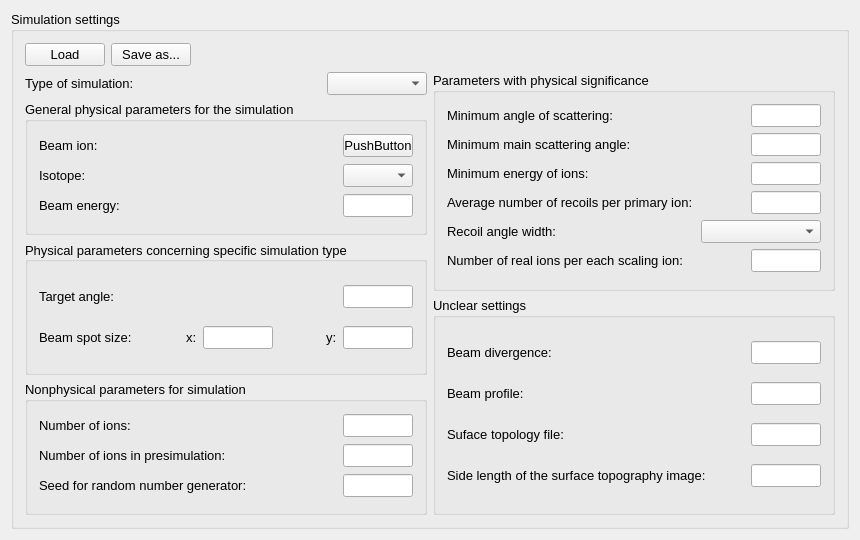
<?xml version="1.0" encoding="UTF-8"?>
<ui version="4.0">
 <class>ProjectSimulationSettings</class>
 <widget class="QWidget" name="ProjectSimulationSettings">
  <property name="enabled">
   <bool>true</bool>
  </property>
  <property name="geometry">
   <rect>
    <x>0</x>
    <y>0</y>
    <width>860</width>
    <height>540</height>
   </rect>
  </property>
  <property name="minimumSize">
   <size>
    <width>860</width>
    <height>540</height>
   </size>
  </property>
  <property name="maximumSize">
   <size>
    <width>860</width>
    <height>540</height>
   </size>
  </property>
  <property name="windowTitle">
   <string>ProjectSimulationSettings</string>
  </property>
  <layout class="QVBoxLayout" name="verticalLayout_2">
   <item>
    <layout class="QVBoxLayout" name="verticalLayout_6">
     <item>
      <widget class="QGroupBox" name="simulationSettings">
       <property name="enabled">
        <bool>true</bool>
       </property>
       <property name="font">
        <font>
         <pointsize>10</pointsize>
        </font>
       </property>
       <property name="title">
        <string>Simulation settings</string>
       </property>
       <layout class="QHBoxLayout" name="horizontalLayout_14">
        <item>
         <layout class="QVBoxLayout" name="verticalLayout_10">
          <item>
           <layout class="QHBoxLayout" name="horizontalLayout">
            <item>
             <widget class="QPushButton" name="loadButton">
              <property name="text">
               <string>Load</string>
              </property>
             </widget>
            </item>
            <item>
             <widget class="QPushButton" name="saveButton">
              <property name="text">
               <string>Save as...</string>
              </property>
             </widget>
            </item>
            <item>
             <spacer name="horizontalSpacer_4">
              <property name="orientation">
               <enum>Qt::Horizontal</enum>
              </property>
              <property name="sizeHint" stdset="0">
               <size>
                <width>40</width>
                <height>20</height>
               </size>
              </property>
             </spacer>
            </item>
           </layout>
          </item>
          <item>
           <layout class="QHBoxLayout" name="horizontalLayout_5">
            <item>
             <layout class="QVBoxLayout" name="settingsLeft">
              <property name="sizeConstraint">
               <enum>QLayout::SetDefaultConstraint</enum>
              </property>
              <item>
               <layout class="QHBoxLayout" name="typeOfSimulationLayout">
                <item>
                 <widget class="QLabel" name="typeOfSimulationLabel">
                  <property name="text">
                   <string>Type of simulation:</string>
                  </property>
                 </widget>
                </item>
                <item>
                 <widget class="QComboBox" name="typeOfSimulationComboBox">
                  <property name="minimumSize">
                   <size>
                    <width>100</width>
                    <height>0</height>
                   </size>
                  </property>
                  <property name="maximumSize">
                   <size>
                    <width>100</width>
                    <height>16777215</height>
                   </size>
                  </property>
                  <property name="layoutDirection">
                   <enum>Qt::LeftToRight</enum>
                  </property>
                 </widget>
                </item>
               </layout>
              </item>
              <item>
               <widget class="QGroupBox" name="generalPhysicalParams">
                <property name="title">
                 <string>General physical parameters for the simulation</string>
                </property>
                <layout class="QVBoxLayout" name="verticalLayout_3">
                 <item>
                  <layout class="QHBoxLayout" name="beamIonLayout">
                   <item>
                    <widget class="QLabel" name="beamIonLabel">
                     <property name="text">
                      <string>Beam ion:</string>
                     </property>
                    </widget>
                   </item>
                   <item>
                    <widget class="QPushButton" name="beamIonButton">
                     <property name="minimumSize">
                      <size>
                       <width>70</width>
                       <height>0</height>
                      </size>
                     </property>
                     <property name="maximumSize">
                      <size>
                       <width>70</width>
                       <height>16777215</height>
                      </size>
                     </property>
                     <property name="text">
                      <string>PushButton</string>
                     </property>
                    </widget>
                   </item>
                  </layout>
                 </item>
                 <item>
                  <layout class="QHBoxLayout" name="isotopeLayout">
                   <item>
                    <widget class="QLabel" name="isotopeLabel">
                     <property name="text">
                      <string>Isotope:</string>
                     </property>
                    </widget>
                   </item>
                   <item>
                    <widget class="QComboBox" name="isotopeComboBox">
                     <property name="minimumSize">
                      <size>
                       <width>70</width>
                       <height>0</height>
                      </size>
                     </property>
                     <property name="maximumSize">
                      <size>
                       <width>70</width>
                       <height>16777215</height>
                      </size>
                     </property>
                    </widget>
                   </item>
                  </layout>
                 </item>
                 <item>
                  <layout class="QHBoxLayout" name="beamEnergyLayout">
                   <item>
                    <widget class="QLabel" name="beamEnergyLabel">
                     <property name="text">
                      <string>Beam energy: </string>
                     </property>
                    </widget>
                   </item>
                   <item>
                    <widget class="QLineEdit" name="beamEnergyEdit">
                     <property name="minimumSize">
                      <size>
                       <width>70</width>
                       <height>0</height>
                      </size>
                     </property>
                     <property name="maximumSize">
                      <size>
                       <width>70</width>
                       <height>16777215</height>
                      </size>
                     </property>
                    </widget>
                   </item>
                  </layout>
                 </item>
                </layout>
               </widget>
              </item>
              <item>
               <widget class="QGroupBox" name="simulationTypeSpecificParams">
                <property name="title">
                 <string>Physical parameters concerning specific simulation type</string>
                </property>
                <property name="alignment">
                 <set>Qt::AlignLeading|Qt::AlignLeft|Qt::AlignVCenter</set>
                </property>
                <property name="flat">
                 <bool>false</bool>
                </property>
                <layout class="QVBoxLayout" name="verticalLayout_4">
                 <item>
                  <layout class="QHBoxLayout" name="targetAngleLayout">
                   <item>
                    <widget class="QLabel" name="targetAngleLabel">
                     <property name="text">
                      <string>Target angle:</string>
                     </property>
                    </widget>
                   </item>
                   <item>
                    <widget class="QLineEdit" name="targetAngleEdit">
                     <property name="minimumSize">
                      <size>
                       <width>70</width>
                       <height>0</height>
                      </size>
                     </property>
                     <property name="maximumSize">
                      <size>
                       <width>70</width>
                       <height>16777215</height>
                      </size>
                     </property>
                    </widget>
                   </item>
                  </layout>
                 </item>
                 <item>
                  <layout class="QHBoxLayout" name="beamSpotSizeLayout">
                   <item>
                    <widget class="QLabel" name="beamSpotSizeLabel">
                     <property name="text">
                      <string>Beam spot size:</string>
                     </property>
                    </widget>
                   </item>
                   <item>
                    <spacer name="horizontalSpacer">
                     <property name="orientation">
                      <enum>Qt::Horizontal</enum>
                     </property>
                     <property name="sizeHint" stdset="0">
                      <size>
                       <width>40</width>
                       <height>20</height>
                      </size>
                     </property>
                    </spacer>
                   </item>
                   <item>
                    <widget class="QLabel" name="beamSpotSizeXLabel">
                     <property name="text">
                      <string>x:</string>
                     </property>
                    </widget>
                   </item>
                   <item>
                    <widget class="QLineEdit" name="beamSpotSizeXEdit">
                     <property name="minimumSize">
                      <size>
                       <width>70</width>
                       <height>0</height>
                      </size>
                     </property>
                     <property name="maximumSize">
                      <size>
                       <width>70</width>
                       <height>16777215</height>
                      </size>
                     </property>
                    </widget>
                   </item>
                   <item>
                    <spacer name="horizontalSpacer_2">
                     <property name="orientation">
                      <enum>Qt::Horizontal</enum>
                     </property>
                     <property name="sizeHint" stdset="0">
                      <size>
                       <width>40</width>
                       <height>20</height>
                      </size>
                     </property>
                    </spacer>
                   </item>
                   <item>
                    <widget class="QLabel" name="beamSpotSizeYLabel">
                     <property name="text">
                      <string>y:</string>
                     </property>
                    </widget>
                   </item>
                   <item>
                    <widget class="QLineEdit" name="beamSpotSizeYEdit">
                     <property name="minimumSize">
                      <size>
                       <width>70</width>
                       <height>0</height>
                      </size>
                     </property>
                     <property name="maximumSize">
                      <size>
                       <width>70</width>
                       <height>16777215</height>
                      </size>
                     </property>
                    </widget>
                   </item>
                  </layout>
                 </item>
                </layout>
               </widget>
              </item>
              <item>
               <widget class="QGroupBox" name="nonphysicalParams">
                <property name="title">
                 <string>Nonphysical parameters for simulation</string>
                </property>
                <layout class="QVBoxLayout" name="verticalLayout_8">
                 <item>
                  <layout class="QHBoxLayout" name="numberOfIonsLayout">
                   <item>
                    <widget class="QLabel" name="numberOfIonsLabel">
                     <property name="text">
                      <string>Number of ions:</string>
                     </property>
                    </widget>
                   </item>
                   <item>
                    <widget class="QLineEdit" name="numberOfIonsEdit">
                     <property name="minimumSize">
                      <size>
                       <width>70</width>
                       <height>0</height>
                      </size>
                     </property>
                     <property name="maximumSize">
                      <size>
                       <width>70</width>
                       <height>16777215</height>
                      </size>
                     </property>
                    </widget>
                   </item>
                  </layout>
                 </item>
                 <item>
                  <layout class="QHBoxLayout" name="numberOfPresimuIonsLayout">
                   <item>
                    <widget class="QLabel" name="numberOfPresimuIonsLabel">
                     <property name="text">
                      <string>Number of ions in presimulation:</string>
                     </property>
                    </widget>
                   </item>
                   <item>
                    <widget class="QLineEdit" name="numberOfPresimuIonsEdit">
                     <property name="minimumSize">
                      <size>
                       <width>70</width>
                       <height>0</height>
                      </size>
                     </property>
                     <property name="maximumSize">
                      <size>
                       <width>70</width>
                       <height>16777215</height>
                      </size>
                     </property>
                    </widget>
                   </item>
                  </layout>
                 </item>
                 <item>
                  <layout class="QHBoxLayout" name="seedLayout">
                   <item>
                    <widget class="QLabel" name="seedLabel">
                     <property name="text">
                      <string>Seed for random number generator:</string>
                     </property>
                    </widget>
                   </item>
                   <item>
                    <widget class="QLineEdit" name="seedEdit">
                     <property name="minimumSize">
                      <size>
                       <width>70</width>
                       <height>0</height>
                      </size>
                     </property>
                     <property name="maximumSize">
                      <size>
                       <width>70</width>
                       <height>16777215</height>
                      </size>
                     </property>
                    </widget>
                   </item>
                  </layout>
                 </item>
                </layout>
               </widget>
              </item>
             </layout>
            </item>
            <item>
             <layout class="QVBoxLayout" name="settingsRight">
              <item>
               <widget class="QGroupBox" name="physicalSignicanceParamsLayout">
                <property name="title">
                 <string>Parameters with physical significance</string>
                </property>
                <layout class="QVBoxLayout" name="verticalLayout_5">
                 <item>
                  <layout class="QHBoxLayout" name="minimumAngleLayout">
                   <item>
                    <widget class="QLabel" name="minimumAngleLabel">
                     <property name="text">
                      <string>Minimum angle of scattering:</string>
                     </property>
                    </widget>
                   </item>
                   <item>
                    <widget class="QLineEdit" name="minimumAngleEdit">
                     <property name="minimumSize">
                      <size>
                       <width>70</width>
                       <height>0</height>
                      </size>
                     </property>
                     <property name="maximumSize">
                      <size>
                       <width>70</width>
                       <height>16777215</height>
                      </size>
                     </property>
                    </widget>
                   </item>
                  </layout>
                 </item>
                 <item>
                  <layout class="QHBoxLayout" name="minimumMainlayout">
                   <item>
                    <widget class="QLabel" name="minimumMainLabel">
                     <property name="text">
                      <string>Minimum main scattering angle:</string>
                     </property>
                    </widget>
                   </item>
                   <item>
                    <widget class="QLineEdit" name="minimumMainEdit">
                     <property name="minimumSize">
                      <size>
                       <width>70</width>
                       <height>0</height>
                      </size>
                     </property>
                     <property name="maximumSize">
                      <size>
                       <width>70</width>
                       <height>16777215</height>
                      </size>
                     </property>
                    </widget>
                   </item>
                  </layout>
                 </item>
                 <item>
                  <layout class="QHBoxLayout" name="minimumEnergylayout">
                   <item>
                    <widget class="QLabel" name="minimumEnergyLabel">
                     <property name="text">
                      <string>Minimum energy of ions:</string>
                     </property>
                    </widget>
                   </item>
                   <item>
                    <widget class="QLineEdit" name="minimumEnergyEdit">
                     <property name="minimumSize">
                      <size>
                       <width>70</width>
                       <height>0</height>
                      </size>
                     </property>
                     <property name="maximumSize">
                      <size>
                       <width>70</width>
                       <height>16777215</height>
                      </size>
                     </property>
                    </widget>
                   </item>
                  </layout>
                 </item>
                 <item>
                  <layout class="QHBoxLayout" name="averageNumberOfRecoilsLayout">
                   <item>
                    <widget class="QLabel" name="averageNumberOfRecoilsLabel">
                     <property name="text">
                      <string>Average number of recoils per primary ion:</string>
                     </property>
                    </widget>
                   </item>
                   <item>
                    <widget class="QLineEdit" name="averageNumberOfRecoilsEdit">
                     <property name="minimumSize">
                      <size>
                       <width>70</width>
                       <height>0</height>
                      </size>
                     </property>
                     <property name="maximumSize">
                      <size>
                       <width>70</width>
                       <height>16777215</height>
                      </size>
                     </property>
                    </widget>
                   </item>
                  </layout>
                 </item>
                 <item>
                  <layout class="QHBoxLayout" name="recoilAngleWidthLayout">
                   <item>
                    <widget class="QLabel" name="recoilAngleWidthLabel">
                     <property name="text">
                      <string>Recoil angle width:</string>
                     </property>
                    </widget>
                   </item>
                   <item>
                    <spacer name="horizontalSpacer_3">
                     <property name="orientation">
                      <enum>Qt::Horizontal</enum>
                     </property>
                     <property name="sizeType">
                      <enum>QSizePolicy::Fixed</enum>
                     </property>
                     <property name="sizeHint" stdset="0">
                      <size>
                       <width>120</width>
                       <height>20</height>
                      </size>
                     </property>
                    </spacer>
                   </item>
                   <item>
                    <widget class="QComboBox" name="recoilAngleWidthComboBox">
                     <property name="minimumSize">
                      <size>
                       <width>120</width>
                       <height>0</height>
                      </size>
                     </property>
                     <property name="maximumSize">
                      <size>
                       <width>120</width>
                       <height>16777215</height>
                      </size>
                     </property>
                    </widget>
                   </item>
                  </layout>
                 </item>
                 <item>
                  <layout class="QHBoxLayout" name="numberOfRealIonsLayout">
                   <item>
                    <widget class="QLabel" name="numberOfRealIonsLabel">
                     <property name="text">
                      <string>Number of real ions per each scaling ion:</string>
                     </property>
                    </widget>
                   </item>
                   <item>
                    <widget class="QLineEdit" name="numberOfRealIonsEdit">
                     <property name="minimumSize">
                      <size>
                       <width>70</width>
                       <height>0</height>
                      </size>
                     </property>
                     <property name="maximumSize">
                      <size>
                       <width>70</width>
                       <height>16777215</height>
                      </size>
                     </property>
                    </widget>
                   </item>
                  </layout>
                 </item>
                </layout>
               </widget>
              </item>
              <item>
               <widget class="QGroupBox" name="unclearSettingsGorup">
                <property name="title">
                 <string>Unclear settings</string>
                </property>
                <layout class="QVBoxLayout" name="verticalLayout_9">
                 <item>
                  <layout class="QHBoxLayout" name="beamDivergenceLayout">
                   <item>
                    <widget class="QLabel" name="beamDivergenceLabel">
                     <property name="text">
                      <string>Beam divergence:</string>
                     </property>
                    </widget>
                   </item>
                   <item>
                    <widget class="QLineEdit" name="beamDivergenceEdit">
                     <property name="minimumSize">
                      <size>
                       <width>70</width>
                       <height>0</height>
                      </size>
                     </property>
                     <property name="maximumSize">
                      <size>
                       <width>70</width>
                       <height>16777215</height>
                      </size>
                     </property>
                    </widget>
                   </item>
                  </layout>
                 </item>
                 <item>
                  <layout class="QHBoxLayout" name="breamProfileLayout">
                   <item>
                    <widget class="QLabel" name="beamProfileLabel">
                     <property name="text">
                      <string>Beam profile:</string>
                     </property>
                    </widget>
                   </item>
                   <item>
                    <widget class="QLineEdit" name="breamProfileEdit">
                     <property name="minimumSize">
                      <size>
                       <width>70</width>
                       <height>0</height>
                      </size>
                     </property>
                     <property name="maximumSize">
                      <size>
                       <width>70</width>
                       <height>16777215</height>
                      </size>
                     </property>
                    </widget>
                   </item>
                  </layout>
                 </item>
                 <item>
                  <layout class="QHBoxLayout" name="surfaceTopologyFileLayout">
                   <item>
                    <widget class="QLabel" name="surfaceTopologyFileLabel">
                     <property name="text">
                      <string>Suface topology file:</string>
                     </property>
                    </widget>
                   </item>
                   <item>
                    <widget class="QLineEdit" name="surfaceTopologyFileEdit">
                     <property name="minimumSize">
                      <size>
                       <width>70</width>
                       <height>0</height>
                      </size>
                     </property>
                     <property name="maximumSize">
                      <size>
                       <width>70</width>
                       <height>16777215</height>
                      </size>
                     </property>
                    </widget>
                   </item>
                  </layout>
                 </item>
                 <item>
                  <layout class="QHBoxLayout" name="sideLengthLayout">
                   <item>
                    <widget class="QLabel" name="sideLengthLabel">
                     <property name="text">
                      <string>Side length of the surface topography image:</string>
                     </property>
                    </widget>
                   </item>
                   <item>
                    <widget class="QLineEdit" name="sideLengthEdit">
                     <property name="minimumSize">
                      <size>
                       <width>70</width>
                       <height>0</height>
                      </size>
                     </property>
                     <property name="maximumSize">
                      <size>
                       <width>70</width>
                       <height>16777215</height>
                      </size>
                     </property>
                    </widget>
                   </item>
                  </layout>
                 </item>
                </layout>
               </widget>
              </item>
             </layout>
            </item>
           </layout>
          </item>
         </layout>
        </item>
       </layout>
      </widget>
     </item>
    </layout>
   </item>
  </layout>
 </widget>
 <layoutdefault spacing="6" margin="11"/>
 <resources/>
 <connections/>
</ui>
